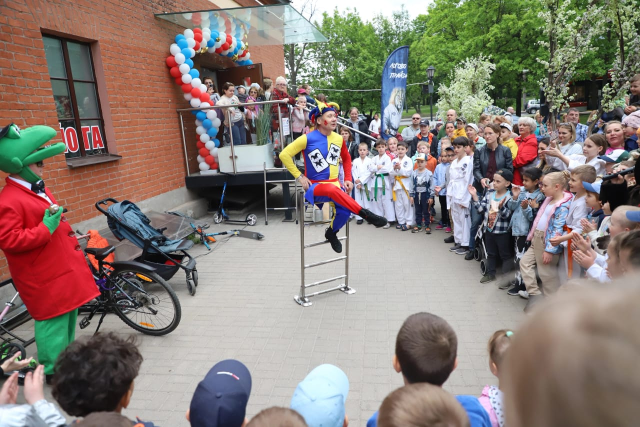
#> input picture Photos/lestnitsa/lestnitsa-07.jpg, 1280 x 854 px (shown at 1/2 size)
$ python optimize_photos.py
#> lines starting #> are read from the running program, lines starting #| are printed output that depends on the picture
"""
Пересборка отобранных и оптимизированных фото для сайта/презентации.

Оригиналы (28 фото от заказчика, pack-v33) лежат рядом, рассортированные
по номерам: lestnitsa/, truba-transformer/, shesty/, turnik-01.jpg.
Этот скрипт — не просто пережатие: конкретный выбор ИМЕННО ЭТИХ файлов
из каждой папки — редакторское решение (лучший ракурс/свет/композиция),
сделанное один раз и здесь задокументированное. Если позже появятся
новые фото или нужно заменить выбор — редактировать список SELECTIONS.

Запуск (из Site/Photos/):
    python3 optimize_photos.py
Результат — web/*.jpg (максимум 900px по ширине, JPEG quality 82).
"""
import os
from PIL import Image

MAXW = 900
QUALITY = 82

# (путь к оригиналу, имя на выходе)
SELECTIONS = [
    ("lestnitsa/lestnitsa-07.jpg", "lestnitsa-1.jpg"),  # артист на лестнице, толпа детей аплодирует
    ("lestnitsa/lestnitsa-01.jpg", "lestnitsa-2.jpg"),  # зимнее выступление, сетка на фоне
    ("lestnitsa/lestnitsa-06.jpg", "lestnitsa-3.jpg"),  # студийное фото, синий фон, костюм-солнце
    ("truba-transformer/truba-09.jpg", "truba-1.jpg"),  # девочка с шаром и труба на театральной сцене
    ("truba-transformer/truba-01.jpg", "truba-2.jpg"),  # два артиста в костюмах на сцене
    ("truba-transformer/truba-03.jpg", "truba-3.jpg"),  # человек-пружинка, серебряный костюм, крыша
    ("shesty/shesty-01.jpg", "shesty-1.jpg"),           # парный номер на шестах
    ("shesty/shesty-02.jpg", "shesty-2.jpg"),           # гибкие шесты на фестивале
    ("shesty/shesty-10.jpg", "shesty-3.jpg"),           # групповой номер с ходулистами и шестами
    ("turnik-01.jpg", "turnik-1.jpg"),                  # турник, зима, номерок на груди
]

os.makedirs("web", exist_ok=True)

for src, out in SELECTIONS:
    if not os.path.exists(src):
        print(f"ПРОПУЩЕНО (нет файла): {src}")
        continue
    im = Image.open(src).convert("RGB")
#> im is the input picture: PIL image 1280x854 RGB; mean R, G, B 137.8, 126.3, 119.3
    if im.width > MAXW:
        ratio = MAXW / im.width
#> ratio = 0.703
        im = im.resize((MAXW, int(im.height * ratio)), Image.LANCZOS)
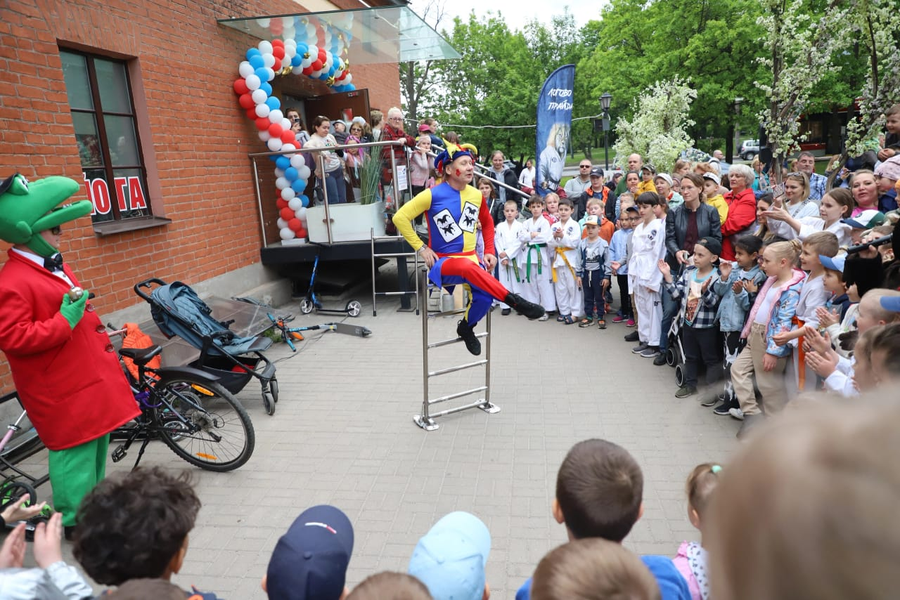
#> im: PIL image 900x600 RGB; mean R, G, B 137.8, 126.3, 119.3
    out_path = os.path.join("web", out)
    im.save(out_path, quality=QUALITY, optimize=True)
    print(out, im.size, f"{os.path.getsize(out_path)//1024} KB")
#| lestnitsa-1.jpg (900, 600) 132 KB
